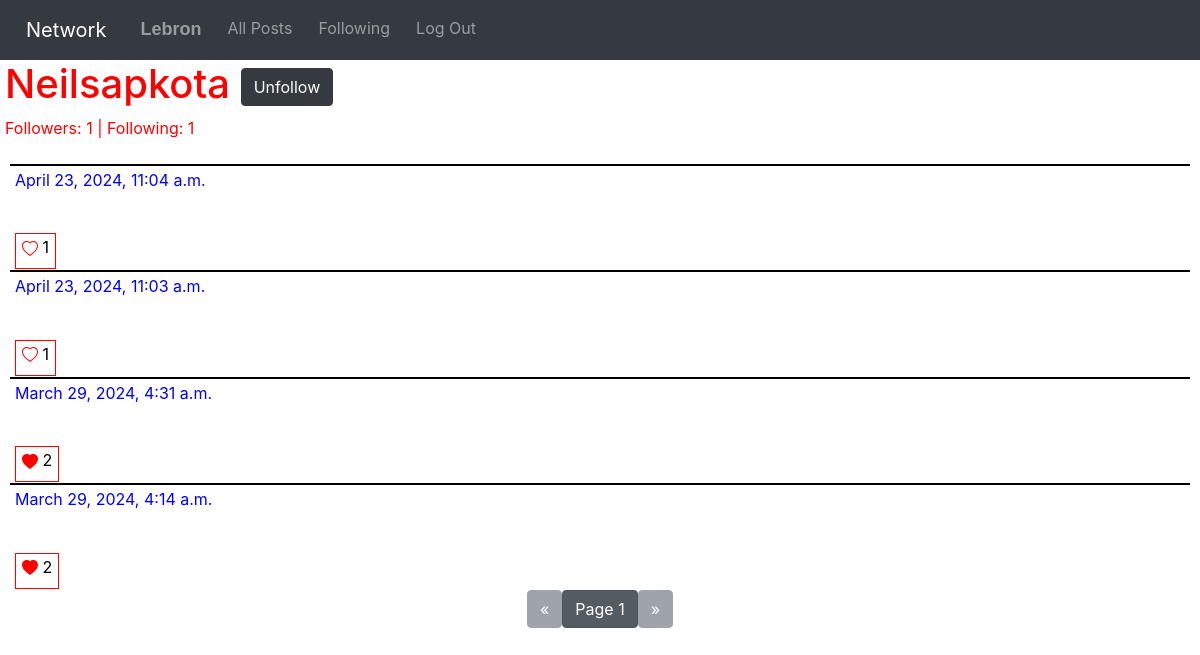
The app's page /user/1/page/1 (signed in) with its own data.
### network/models.py (models this page shows, shortened)
class User(AbstractUser):
    pass

class Posts(models.Model):
    content = models.TextField(blank=False)
    user = models.ForeignKey(User, on_delete=models.CASCADE, related_name="user_posts")
    like = models.IntegerField(default=0)
    time = models.DateTimeField(auto_now_add=True)

### network/views.py (the view, shortened to what this page needs)
# urls.py: path("user/<int:user_id>/page/<int:page_no>", views.view_user, name="user-posts"),
@csrf_exempt
def view_user(request, user_id, page_no):
    usr_ = User.objects.get(pk=user_id)
    posts = usr_.user_posts.all().order_by("-time")
    posts = Paginator(posts, 10).page(page_no)
    liked_posts = liked_list(posts, request.user)
    followers = usr_.follows.first().followers.all()
    f = "Follow"
    if request.user in followers:
        f = "Unfollow"
    followings = usr_.follows.first().followed_users.all()
    return render(request, "network/user.html", {
        "posts": posts,
        "liked_posts": liked_posts,
        "usr": usr_,
        "followers": len(followers),
        "followings": len(followings),
        "btnText": f
    })

### network/views.py (called while the page is built)
def liked_list(posts, user):
    liked_posts = []
    for post in posts:
        for p in post.liked_usr.all():
            for usr in p.liked_users.all():
                if usr == user:
                    liked_posts.append(post.id)
    return liked_posts

### network/templates/network/user.html (shortened to what this page needs)
{% extends "network/layout.html" %}
{% load static %}
{% block body %}
<label id="user-head">
    <h1>{{ usr }}
        {% if request.user.is_authenticated and request.user != usr %}
        <button onclick="follow('{{ usr.id }}');" class="btn btn-dark" id="follow-btn">{{ btnText }}</button>
        {% endif %}
    </h1>
    <p id="follow-data">Followers: {{ followers }} | Following: {{ followings }}</p>
</label>
<div id="all_posts">
    <div id="posts">
        {% for post in posts %}
        <div class="post-item">
            <label class="post-content">
                <label class="time-data">{{ post.time }}</label>
                <br />
                <p class="post-text">{{ post.content }}</p>
                {% if user.is_authenticated %}
                {% if post.id in liked_posts %}
                <div id="like-btn-{{ post.id }}">
                    <button class="like-btn" onclick="like_post('{{ post.id }}');">
                        <svg xmlns="http://www.w3.org/2000/svg" width="16" height="16" fill="red"
                            class="bi bi-heart-fill" viewBox="0 0 16 16">
                            <path fill-rule="evenodd"
                                d="M8 1.314C12.438-3.248 23.534 4.735 8 15-7.534 4.736 3.562-3.248 8 1.314z" />
                        </svg>
                        <label class="bi-heart" id="like-no-{{ post.id }}">{{ post.like }}</label>
                    </button>
                </div>
                {% else %}
                <div id="like-btn-{{ post.id }}">
                    <button class="like-btn" onclick="like_post('{{ post.id }}');">
                        <label class="bi-heart" id="like-no-{{ post.id }}">{{ post.like }}</label>
                    </button>
                </div>
                {% endif %}
                {% endif %}
            </label>
        </div>
        {% endfor %}
    </div>
</div>
<nav aria-label="Page navigation">
    <ul class="pagination justify-content-center">
        {% if posts.has_previous %}
        <li>
            <a href="{% url 'user-posts' usr.id posts.previous_page_number %}">
                <button class="btn btn-secondary"> &laquo; </button>
            </a>
        </li>
        {% else %}
        <li>
            <button class="btn btn-secondary" disabled> &laquo; </button>
        </li>
        {% endif %}
        <li>
            <a href="#">
                <button class="btn btn-secondary active">Page {{ posts.number }}</button>
            </a>
        </li>
        {% if posts.has_next %}
        <li>
            <a href="{% url 'user-posts' usr.id posts.next_page_number %}">
                <button class="btn btn-secondary"> &raquo; </button>
            </a>
        </li>
        {% else %}
        <li>
            <button class="btn btn-secondary" disabled> &raquo; </button>
        </li>
        {% endif %}
    </ul>
</nav>
{% endblock %}

### network/templates/network/layout.html (shortened to what this page needs)
{% load static %}
<!DOCTYPE html>
<html lang="en">
    <head>
        <link rel="stylesheet" href="https://stackpath.bootstrapcdn.com/bootstrap/4.4.1/css/bootstrap.min.css">
        <link href="{% static 'network/styles.css' %}" rel="stylesheet">
    </head>
    <body>
        <nav class="navbar navbar-expand-lg navbar-dark bg-dark" id="bar">
            <a class="navbar-brand" href="#">Network</a>
            <div>
              <ul class="navbar-nav mr-auto">
                {% if user.is_authenticated %}
                    <li class="nav-item">
                        <a class="nav-link post-user" href="{% url 'user-posts' user.id 1 %}"><strong>{{ user.username }}</strong></a>
                    </li>
                {% endif %}
                <li class="nav-item">
                  <a class="nav-link" href="{% url 'index' %}">All Posts</a>
                </li>
                {% if user.is_authenticated %}
                    <li class="nav-item">
                        <a class="nav-link" href="{% url 'following' 1 %}">Following</a>
                    </li>
                    <li class="nav-item">
                        <a class="nav-link" href="{% url 'logout' %}">Log Out</a>
                    </li>
                {% endif %}
              </ul>
            </div>
          </nav>
        <div class="body">
            {% block body %}
            {% endblock %}
        </div>
    </body>
</html>

### network/static/network/styles.css (style rules this page uses)
body { background-color: white; color: white; }
#bar { color: blue; }
.navbar-nav { display: flex; flex-direction: row; }
.nav-item, .navbar-brand { padding-left: 10px; }
#posts { margin-left: 10px; margin-right: 10px; }
.post-item { border-top: 2px solid black; font-size: large; }
.post-content { color: white; margin-left: 5px; margin-bottom: 1px; }
.time-data { color: blue; font-size: medium; margin-top: 1px; }
.like-btn { background-color: transparent; border: 1px solid red; font-size: medium; }
.post-text { font-family: Arial; font-size: larger; margin-bottom: 1px; }
.post-user { color: white; font-family: Verdana, Geneva, Tahoma, sans-serif; text-transform: capitalize; font-size: large; margin-bottom: 1px; }
#user-head { text-transform: capitalize; margin-left: 5px; color: red; }
#follow-data { font-size: medium; }

### records on screen
User: username "Lebron"
User: username "Neilsapkota"
Posts: time "April 23, 2024, 11:04 a.m.", like "1"
Posts: time "April 23, 2024, 11:03 a.m.", like "1"
Posts: time "March 29, 2024, 4:31 a.m.", like "2"
Posts: time "March 29, 2024, 4:14 a.m.", like "2"

### other values on screen
{{ btnText }} "Unfollow"
{{ followers }} "1"
{{ followings }} "1"
{{ posts.number }} "1"
